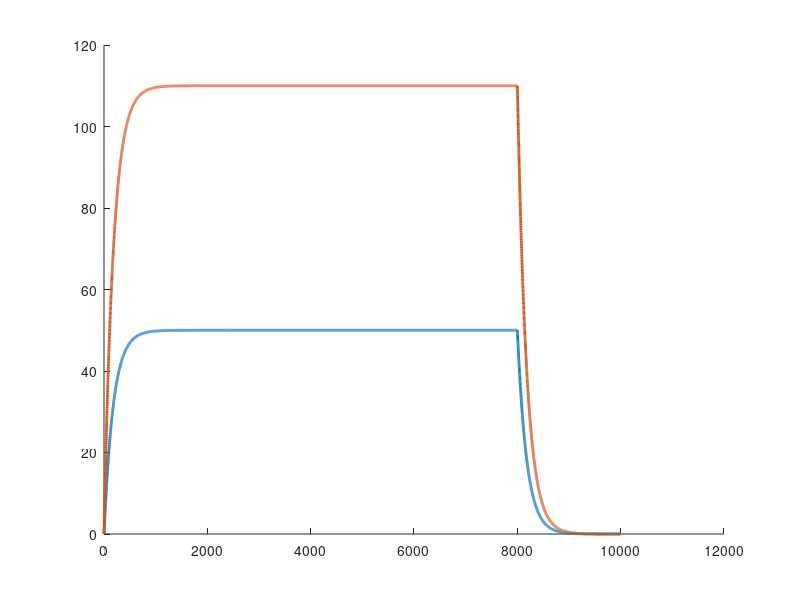

Source code (MATLAB): (Note: this script raises an error after producing the figure.)
%% Part 2
dt = 1e-4; %time step interval in seconds
t = 1; % in seconds
h =  [117;123] ; %input in Hz from t>=0
tau = 18/1000;%time constant in  seconds

V = (1/sqrt(2))*[1 -1;1 1]; %eigenvector of recurrent weights
D = [-0.5 0; 0 0.9]; %eigenvalues of recurrent weights
C = zeros(2, t/dt);
hf = V'*h; 
Cinf = zeros(2, t/dt);
Cinfy = (inv([1 0;0 1]-D))*hf;

%%%%%%%%%%%%%%%%%%%%%%%%%%%%%%%%%%%
%%%%%%%Change 8000 to 10000 for full second of input
for i=1:8000
    Cinf(:,i) = Cinfy;
end
for i = 1:length(C)
    C(:,i+1) = C(:,i) + (dt/tau)*(Cinf(:,i) - C(:,i));  
    C(:,i) = V*C(:,i); %to get firing rate of individual neuron instead of eigenmodes
end
C(:,i+1) = V*C(:,i+1);

figure(1);
hold on;
plot(1:t/dt+1,C(1,:),"LineWidth", 2);
plot(1:t/dt+1,C(2,:),"LineWidth", 2);
yline(50,"--","LineWidth", 1);
yline(110,":","LineWidth", 2);
legend("Eigenvalue -0.5","Eigenvalue 0.9","50 Hz","110 Hz");
yticks([0 20 40 60 80 100 120]);
xticks([0 2000 4000 6000 8000 10000]);
xticklabels({'0','0.2','0.4','0.6','0.8','1'});
xlabel("Time in seconds");
ylabel("Output Firing Rate in Hz");
title("Neuron Firing");
ax = gca; 
ax.FontSize = 12; 
xlim([-500 12000]);
ylim([0 120]);
hold off

%%
clear all;
clc;

%% Part 3 
dt = 1e-4; %time step interval in seconds
t = 1; % in seconds
h =  [117;123] ; %input in Hz from t>=0
tau = 18/1000;%time constant in  seconds
M =[0.2 0.8;0.8 0.2];
[V,D] = eig([0.2 0.8;0.8 0.2]);
C = zeros(2, t/dt);
hf1 = V(:,1)'*h; 
hf2 = V(:,2)'*h; 
Cinf = zeros(2, t/dt);
%Cinfy = (inv([1 0;0 1]-D))*hf;
e1 = 1/1.6;

for i=1:8000
    Cinf(1,i) = hf1*e1;
    Cinf(2,i) = hf2;
end
for i = 1:length(C)
    C(1,i+1) = C(1,i) + (dt/tau)*(Cinf(1,i) - C(1,i)); 
    C(2,i+1) = C(2,i) + (dt/tau)*(Cinf(2,i));
end

figure(2);
hold on;
plot(1:t/dt+1,C(1,:),"LineWidth", 2);
plot(1:t/dt+1,C(2,:),"LineWidth", 2);
title("Eigenmodes firing rate of markov recurrent weight matrix");
legend("Eigval -0.6","Eigval 1");

for i = 1:length(C)
    C(:,i) = V*C(:,i);
end  
figure(3);
hold on;
plot(1:t/dt+1,C(1,:),"--","LineWidth", 4);
plot(1:t/dt+1,C(2,:),":","LineWidth", 4);
%yline(50,"--","LineWidth", 1);
%yline(110,":","LineWidth", 2);
legend("Neuron 1","Neuron 2");
%yticks([0 20 40 60 80 100 120]);
xticks([0 2000 4000 6000 8000 10000]);
xticklabels({'0','0.2','0.4','0.6','0.8','1'});
xlabel("Time in seconds");
%ylabel("Output Firing Rate in Hz");
title("Firing rate of neurons with markov recurrent weight");
ax = gca; 
ax.FontSize = 12; 
hold off

